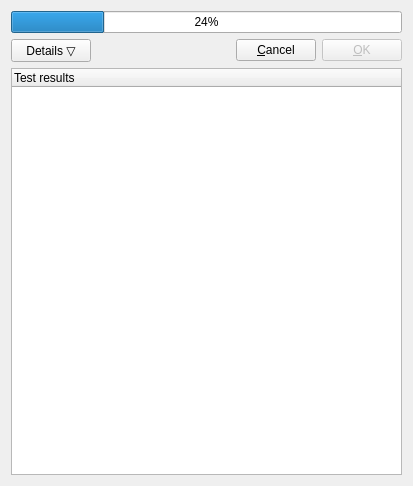
<?xml version="1.0" encoding="UTF-8"?>
<ui version="4.0">
 <class>TestProgressDialog</class>
 <widget class="QDialog" name="ProgressDialog">
  <property name="geometry">
   <rect>
    <x>0</x>
    <y>0</y>
    <width>413</width>
    <height>486</height>
   </rect>
  </property>
  <property name="windowTitle">
   <string>Test progress</string>
  </property>
  <layout class="QVBoxLayout" name="verticalLayout">
   <item>
    <widget class="QProgressBar" name="progressBar">
     <property name="value">
      <number>24</number>
     </property>
    </widget>
   </item>
   <item>
    <layout class="QHBoxLayout" name="horizontalLayout">
     <item>
      <widget class="QPushButton" name="detailsButton">
       <property name="text">
        <string>Details ▽</string>
       </property>
      </widget>
     </item>
     <item>
      <spacer name="horizontalSpacer">
       <property name="orientation">
        <enum>Qt::Horizontal</enum>
       </property>
       <property name="sizeHint" stdset="0">
        <size>
         <width>40</width>
         <height>20</height>
        </size>
       </property>
      </spacer>
     </item>
     <item>
      <widget class="QPushButton" name="cancelButton">
       <property name="text">
        <string>&amp;Cancel</string>
       </property>
      </widget>
     </item>
     <item>
      <widget class="QPushButton" name="okButton">
       <property name="enabled">
        <bool>false</bool>
       </property>
       <property name="text">
        <string>&amp;OK</string>
       </property>
       <property name="default">
        <bool>true</bool>
       </property>
      </widget>
     </item>
    </layout>
   </item>
   <item>
    <widget class="QTreeWidget" name="treeWidget">
     <column>
      <property name="text">
       <string>Test results</string>
      </property>
     </column>
    </widget>
   </item>
  </layout>
 </widget>
 <layoutdefault spacing="6" margin="11"/>
 <resources/>
 <connections/>
</ui>
